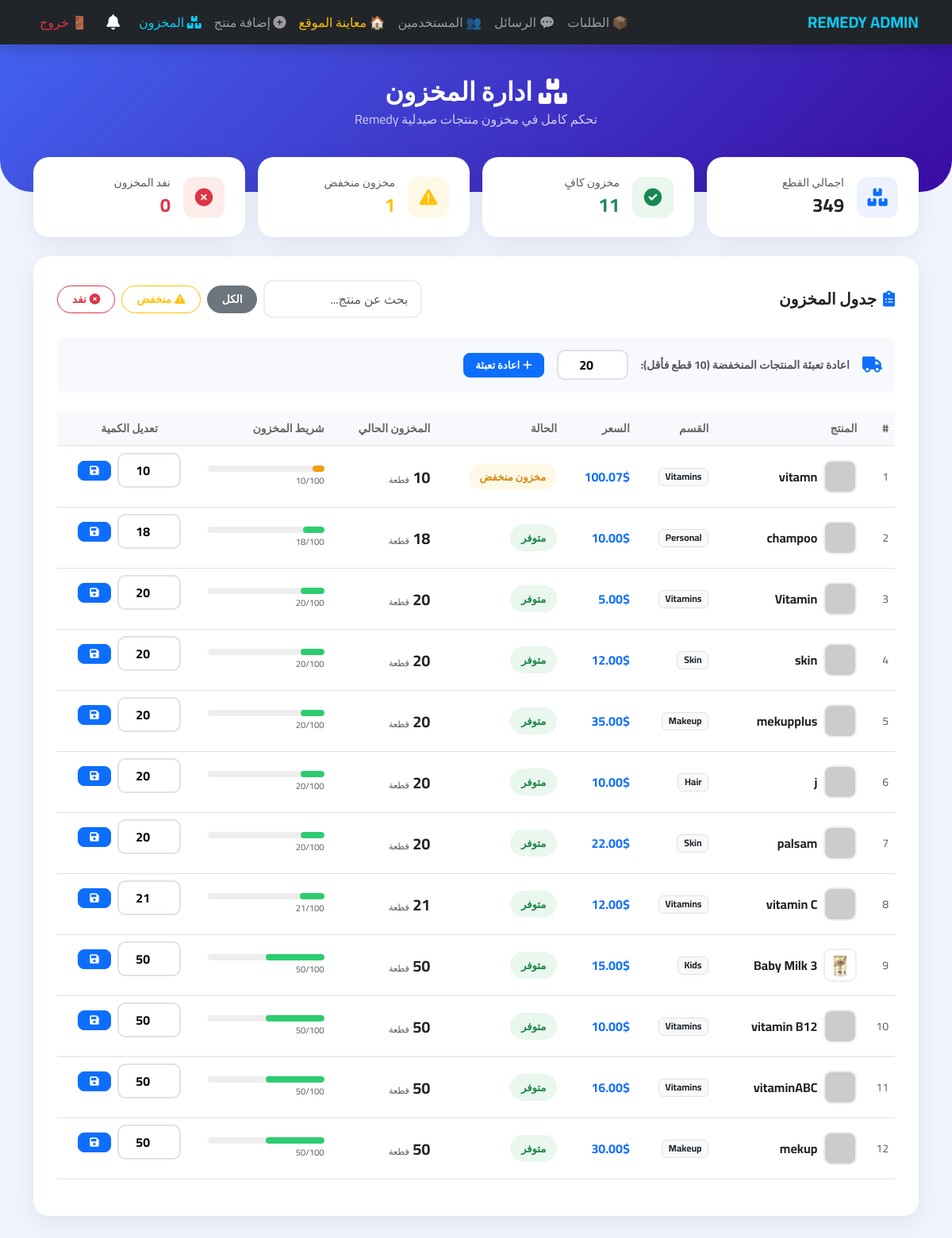
The page /admin_stock.php (signed in) on the database its author committed.
### tables this page shows
CREATE TABLE `products` (
  `id` int(11) NOT NULL,
  `name` varchar(100) NOT NULL,
  `description` text DEFAULT NULL,
  `price` decimal(10,2) NOT NULL,
  `image` varchar(255) DEFAULT NULL,
  `category` varchar(50) DEFAULT NULL,
  `stock_quantity` int(11) DEFAULT 0,
  `stock` int(11) NOT NULL DEFAULT 0
);

### admin_stock.php (the view, shortened to what this page needs)
<?php
require_once './db_config.php';
$filter = '';
$result     = mysqli_query($conn, "SELECT * FROM products $filter ORDER BY stock ASC");
$total_rows = mysqli_num_rows($result);
$out_of_stock  = mysqli_fetch_assoc(mysqli_query($conn, "SELECT COUNT(*) AS c FROM products WHERE stock = 0"))['c'];
$low_stock     = mysqli_fetch_assoc(mysqli_query($conn, "SELECT COUNT(*) AS c FROM products WHERE stock > 0 AND stock <= 10"))['c'];
$healthy_stock = mysqli_fetch_assoc(mysqli_query($conn, "SELECT COUNT(*) AS c FROM products WHERE stock > 10"))['c'];
$total_items   = mysqli_fetch_assoc(mysqli_query($conn, "SELECT SUM(stock) AS c FROM products"))['c'] ?? 0;
include './admin_navbar.php';
?>
<!DOCTYPE html>
<html lang="ar" dir="rtl">
<head>
    <link href="https://cdn.jsdelivr.net/npm/bootstrap@5.3.0/dist/css/bootstrap.rtl.min.css" rel="stylesheet">
    <link rel="stylesheet" href="https://cdnjs.cloudflare.com/ajax/libs/font-awesome/6.0.0/css/all.min.css">
</head>
<body>
<div class="stock-hero text-center">
    <h2 class="fw-bold mb-1"><i class="fas fa-boxes-stacked me-2"></i>ادارة المخزون</h2>
    <p class="opacity-75 mb-0">تحكم كامل في مخزون منتجات صيدلية Remedy</p>
</div>
<div class="container pb-5">
    <div class="row g-3 mb-4">
        <div class="col-6 col-lg-3">
            <div class="stat-card d-flex align-items-center gap-3">
                <div class="stat-icon" style="background:#eef2ff;"><i class="fas fa-boxes text-primary"></i></div>
                <div>
                    <div class="text-muted small">اجمالي القطع</div>
                    <div class="fw-bold fs-4"><?= number_format($total_items) ?></div>
                </div>
            </div>
        </div>
        <div class="col-6 col-lg-3">
            <div class="stat-card d-flex align-items-center gap-3">
                <div class="stat-icon" style="background:#e9f7ef;"><i class="fas fa-check-circle text-success"></i></div>
                <div>
                    <div class="text-muted small">مخزون كافٍ</div>
                    <div class="fw-bold fs-4 text-success"><?= $healthy_stock ?></div>
                </div>
            </div>
        </div>
        <div class="col-6 col-lg-3">
            <div class="stat-card d-flex align-items-center gap-3">
                <div class="stat-icon" style="background:#fef9e7;"><i class="fas fa-exclamation-triangle text-warning"></i></div>
                <div>
                    <div class="text-muted small">مخزون منخفض</div>
                    <div class="fw-bold fs-4 text-warning"><?= $low_stock ?></div>
                </div>
            </div>
        </div>
        <div class="col-6 col-lg-3">
            <div class="stat-card d-flex align-items-center gap-3">
                <div class="stat-icon" style="background:#fdecea;"><i class="fas fa-times-circle text-danger"></i></div>
                <div>
                    <div class="text-muted small">نفد المخزون</div>
                    <div class="fw-bold fs-4 text-danger"><?= $out_of_stock ?></div>
                </div>
            </div>
        </div>
    </div>
    <div class="table-card">
        <div class="d-flex flex-column flex-md-row justify-content-between align-items-start align-items-md-center mb-4 gap-3">
            <h5 class="fw-bold mb-0"><i class="fas fa-clipboard-list me-2 text-primary"></i>جدول المخزون</h5>
            <div class="d-flex flex-wrap gap-2 align-items-center">
                <input type="text" id="searchInput" class="search-input form-control" placeholder="بحث عن منتج..." onkeyup="filterTable()" style="width:200px;">
                <a href="admin_stock.php" class="btn btn-outline-secondary filter-btn <?= !isset($_GET['filter']) ? 'active' : '' ?>">الكل</a>
                <a href="?filter=low" class="btn btn-outline-warning filter-btn <?= (isset($_GET['filter']) && $_GET['filter']==='low') ? 'active' : '' ?>">
                    <i class="fas fa-exclamation-triangle me-1"></i>منخفض
                </a>
                <a href="?filter=out" class="btn btn-outline-danger filter-btn <?= (isset($_GET['filter']) && $_GET['filter']==='out') ? 'active' : '' ?>">
                    <i class="fas fa-times-circle me-1"></i>نفد
                </a>
            </div>
        </div>
        <form method="POST" class="d-flex align-items-center gap-3 mb-4 p-3 rounded-3 flex-wrap" style="background:#f8f9fc;">
            <i class="fas fa-truck text-primary fs-5"></i>
            <span class="fw-bold text-muted small">اعادة تعبئة المنتجات المنخفضة (10 قطع فأقل):</span>
            <input type="number" name="restock_amount" class="qty-input" value="20" min="1" style="width:90px;">
            <button type="submit" name="restock_all" class="btn btn-primary btn-save-stock">
                <i class="fas fa-plus me-1"></i>اعادة تعبئة
            </button>
        </form>
        <div class="table-responsive">
            <table class="table table-hover align-middle" id="stockTable">
                <thead>
                    <tr>
                        <th>#</th>
                        <th>المنتج</th>
                        <th>القسم</th>
                        <th>السعر</th>
                        <th>الحالة</th>
                        <th>المخزون الحالي</th>
                        <th>شريط المخزون</th>
                        <th class="text-center">تعديل الكمية</th>
                    </tr>
                </thead>
                <tbody>
                    <?php if ($total_rows > 0): ?>
                        <?php $i = 1; while ($row = mysqli_fetch_assoc($result)):
                            $stock = intval($row['stock']);
                            if ($stock === 0)     { $badge_class='badge-out'; $badge_text='نفد المخزون';  $bar_color='#e74c3c'; }
                            elseif($stock <= 10)  { $badge_class='badge-low'; $badge_text='مخزون منخفض'; $bar_color='#f39c12'; }
                            else                  { $badge_class='badge-ok';  $badge_text='متوفر';        $bar_color='#2ecc71'; }
                            $bar_pct = ($stock >= 100) ? 100 : $stock;
                        ?>
                        <tr>
                            <td class="text-muted small"><?= $i++ ?></td>
                            <td>
                                <div class="d-flex align-items-center gap-2">
                                    <img src="./Images/<?= htmlspecialchars($row['image']) ?>" width="42" height="42"
                                         style="object-fit:cover;border-radius:10px;border:2px solid #eee;"
                                         onerror="this.src='https://placehold.co/42x42?text=?'">
                                    <span class="fw-bold"><?= htmlspecialchars($row['name']) ?></span>
                                </div>
                            </td>
                            <td><span class="badge bg-light text-dark border"><?= htmlspecialchars($row['category']) ?></span></td>
                            <td class="fw-bold text-primary"><?= number_format($row['price'], 2) ?>$</td>
                            <td><span class="stock-badge <?= $badge_class ?>"><?= $badge_text ?></span></td>
                            <td class="fw-bold fs-5"><?= $stock ?> <small class="text-muted fw-normal" style="font-size:.7rem;">قطعة</small></td>
                            <td style="min-width:130px;">
                                <div class="stock-bar">
                                    <div class="stock-bar-fill" style="width:<?= $bar_pct ?>%;background:<?= $bar_color ?>;"></div>
                                </div>
                                <small class="text-muted" style="font-size:.7rem;"><?= $stock ?>/100</small>
                            </td>
                            <td class="text-center">
                                <form method="POST" class="d-flex align-items-center justify-content-center gap-2">
                                    <input type="number" name="new_stock" class="qty-input" value="<?= $stock ?>" min="0" max="9999">
                                    <button type="submit" name="update_stock" class="btn btn-primary btn-save-stock" title="حفظ">
                                        <i class="fas fa-save"></i>
                                    </button>
                                </form>
                            </td>
                        </tr>
                        <?php endwhile; ?>
                    <?php endif; ?>
                </tbody>
            </table>
        </div>
    </div>
</div>
</body>
</html>

### admin_navbar.php (shortened to what this page needs)
<nav class="navbar navbar-expand-lg navbar-dark bg-dark sticky-top shadow">
  <div class="container">
    <a class="navbar-brand fw-bold text-info" href="admin_dashboard.php">REMEDY ADMIN</a>
    <div class="collapse navbar-collapse" id="adminNav">
      <ul class="navbar-nav ms-auto text-end align-items-center">
        <li class="nav-item"><a class="nav-link" href="admin_orders.php">&#x1F4E6; الطلبات</a></li>
        <li class="nav-item"><a class="nav-link" href="admin_messages.php">&#x1F4AC; الرسائل</a></li>
        <li class="nav-item"><a class="nav-link" href="admin_users.php">&#x1F465; المستخدمين</a></li>
        <li class="nav-item"><a class="nav-link text-warning" href="index.php">&#x1F3E0; معاينة الموقع</a></li>
        <li class="nav-item"><a class="nav-link" href="admin_add_product.php"><i class="fas fa-plus-circle"></i> إضافة منتج</a></li>
        <li class="nav-item"><a class="nav-link text-info" href="admin_stock.php"><i class="fas fa-boxes-stacked"></i> المخزون</a></li>
        <li class="nav-item" style="position:relative;margin:0 8px">
          <button id="adminNotifBtn" onclick="toggleAdminNotif()" style="background:none;border:none;color:#fff;font-size:1.2rem;cursor:pointer;position:relative;padding:4px 8px">
            <i class="fas fa-bell"></i>
          </button>
        </li>
        <li class="nav-item"><a class="nav-link text-danger" href="logout.php">&#x1F6AA; خروج</a></li>
      </ul>
    </div>
  </div>
</nav>
<link rel="stylesheet" href="https://cdnjs.cloudflare.com/ajax/libs/font-awesome/6.0.0/css/all.min.css">

### admin_stock.php (style rules this page uses)
body { font-family: 'Cairo', sans-serif; background: #f0f4ff; }
.stock-hero { background: linear-gradient(135deg, #4361ee 0%, #3a0ca3 100%); padding: 40px 30px 80px; color: #fff; border-bottom-left-radius: 40px; border-bottom-right-radius: 40px; margin-bottom: -60px; }
.stat-card { background: #fff; border-radius: 20px; padding: 22px 26px; box-shadow: 0 8px 30px rgba(0,0,0,.07); border: none; transition: transform .2s; }
.stat-icon { width: 52px; height: 52px; border-radius: 14px; display: flex; align-items: center; justify-content: center; font-size: 1.4rem; flex-shrink: 0; }
.table-card { background: #fff; border-radius: 20px; padding: 30px; box-shadow: 0 8px 30px rgba(0,0,0,.07); }
.table thead th { background: #f8f9fc; color: #666; border-bottom: 2px solid #eee; font-weight: 700; font-size: .88rem; }
.badge-low { background: #fef9e7; color: #d68910; font-weight: 700; }
.badge-ok { background: #e9f7ef; color: #1e8449; font-weight: 700; }
.stock-badge { padding: 5px 14px; border-radius: 50px; font-size: .82rem; display:inline-block; }
.stock-bar { height: 8px; border-radius: 4px; background: #eee; overflow: hidden; }
.stock-bar-fill { height: 100%; border-radius: 4px; transition: width .4s; }
.qty-input { width: 80px; border: 2px solid #dee2e6; border-radius: 10px; padding: 5px 10px; text-align: center; font-weight: 700; font-family: 'Cairo', sans-serif; }
.filter-btn { border-radius: 50px; padding: 6px 18px; font-size: .85rem; font-weight: 600; }
.search-input { border-radius: 12px; border: 2px solid #eee; padding: 10px 16px; font-family: 'Cairo', sans-serif; }
.btn-save-stock { border-radius: 8px; padding: 5px 14px; font-size: .82rem; font-weight: 700; }

### rows shown on the page
products: name "vitamn", category "Vitamins", price "100.07", stock "مخزون منخفض", stock "10", new_stock "10"
products: name "champoo", category "Personal", price "10.00", stock "متوفر", stock "18", new_stock "18"
products: name "Vitamin", category "Vitamins", price "5.00", stock "متوفر", stock "20", new_stock "20"
products: name "skin", category "Skin", price "12.00", stock "متوفر", stock "20", new_stock "20"
products: name "mekupplus", category "Makeup", price "35.00", stock "متوفر", stock "20", new_stock "20"
products: name "j", category "Hair", price "10.00", stock "متوفر", stock "20", new_stock "20"
products: name "palsam", category "Skin", price "22.00", stock "متوفر", stock "20", new_stock "20"
products: name "vitamin C", category "Vitamins", price "12.00", stock "متوفر", stock "21", new_stock "21"
products: image (picture), name "Baby Milk 3", category "Kids", price "15.00", stock "متوفر", stock "50", new_stock "50"
products: name "vitamin B12", category "Vitamins", price "10.00", stock "متوفر", stock "50", new_stock "50"
products: name "vitaminABC", category "Vitamins", price "16.00", stock "متوفر", stock "50", new_stock "50"
products: name "mekup", category "Makeup", price "30.00", stock "متوفر", stock "50", new_stock "50"

### other values the page prints
$total_items "349"
$healthy_stock "11"
$low_stock "1"
$out_of_stock "0"
